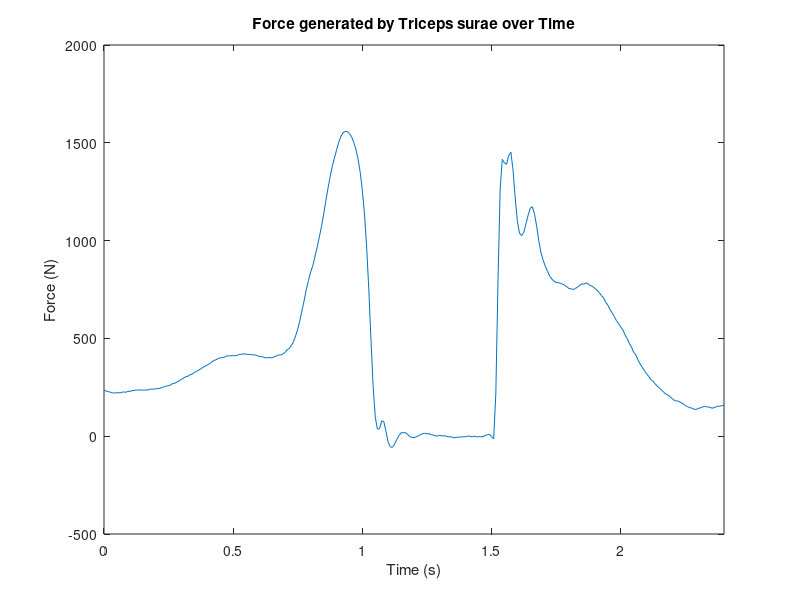
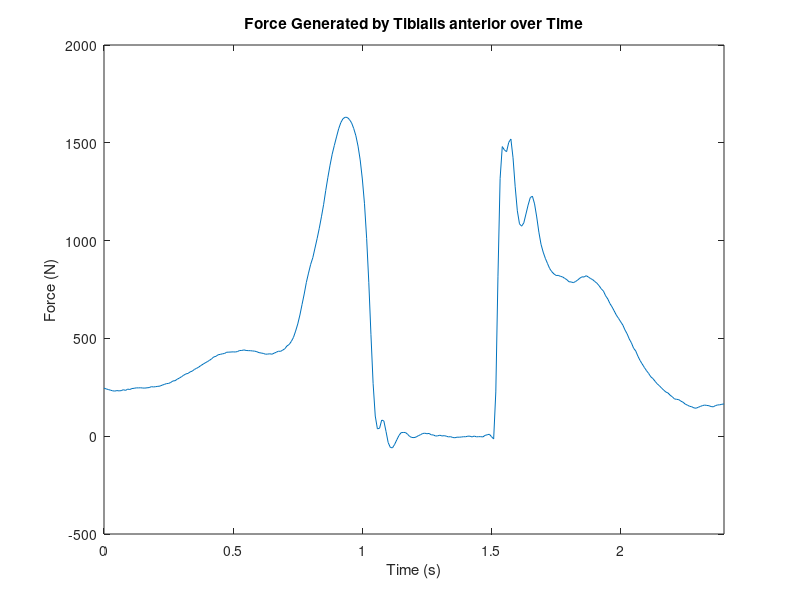

Recreate these plots in MATLAB, in order.
% Created by: Anthony Le
% Last udpated: 03.18.2018

% KIN 523: Homework 8 - Work, Power, Energy, and Force Estimation
% Due: 03.16.18
%%
close all;
clear;

load('HW8_Data.mat');

f_s = 120;
delta_t = 1 / f_s;
time = frame .* delta_t;

% Problem 5
r_AchT = 4.5 / 100; % Achilles Tendon moment arm in m
r_TibA = 4.3 / 100; % Tibialis Anterior moment arm in m

F_AchT = RJM ./ r_AchT;
F_TibA = RJM ./ r_TibA;

figure(1);
plot(time, F_AchT);
xlim([0 2.4]);
xlabel('Time (s)');
ylabel('Force (N)');
title('Force generated by Triceps surae over Time');

figure(2);
plot(time, F_TibA);
xlim([0 2.4]);
xlabel('Time (s)');
ylabel('Force (N)');
title('Force Generated by Tibialis anterior over Time');

% Problem 6
max_stress = 30; % in N/cm^2
Sol_PCSA = 69; % in cm^2
MG_PCSA = 26; % in cm^2
LG_PCSA = 10; % in cm^2

max_F_idx = find(F_AchT == max(F_AchT)); % indx = 113, frame = 112

% part a
a = RJM(max_F_idx) / (max_stress * ((r_AchT * Sol_PCSA) + (r_AchT * MG_PCSA) + (r_AchT * LG_PCSA)));

% part b
F_Sol = a * max_stress * Sol_PCSA; % in N
F_MG = a * max_stress * MG_PCSA; % in N
F_LG = a * max_stress * LG_PCSA; % in N

max_isoF = max_stress * (Sol_PCSA + MG_PCSA + LG_PCSA);

percent_Fm = (F_AchT(max_F_idx) / max_isoF) * 100; % or a * 100

% Problem 7
F_contactC = RJF_C - (F_Sol + F_MG + F_LG);
F_contactS = RJF_S - (F_Sol + F_MG + F_LG);
